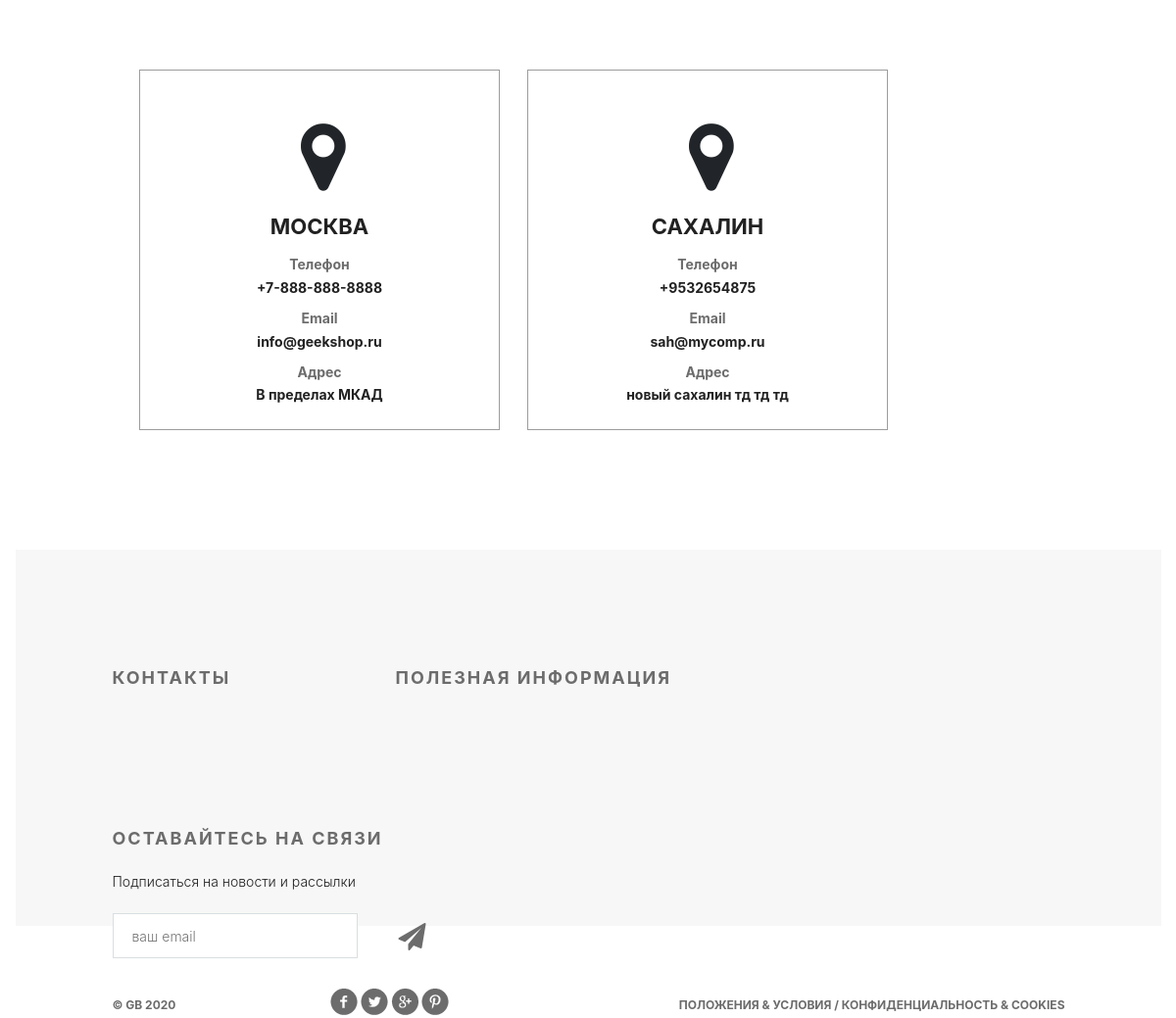
Page /contact/ on the earlier database version.
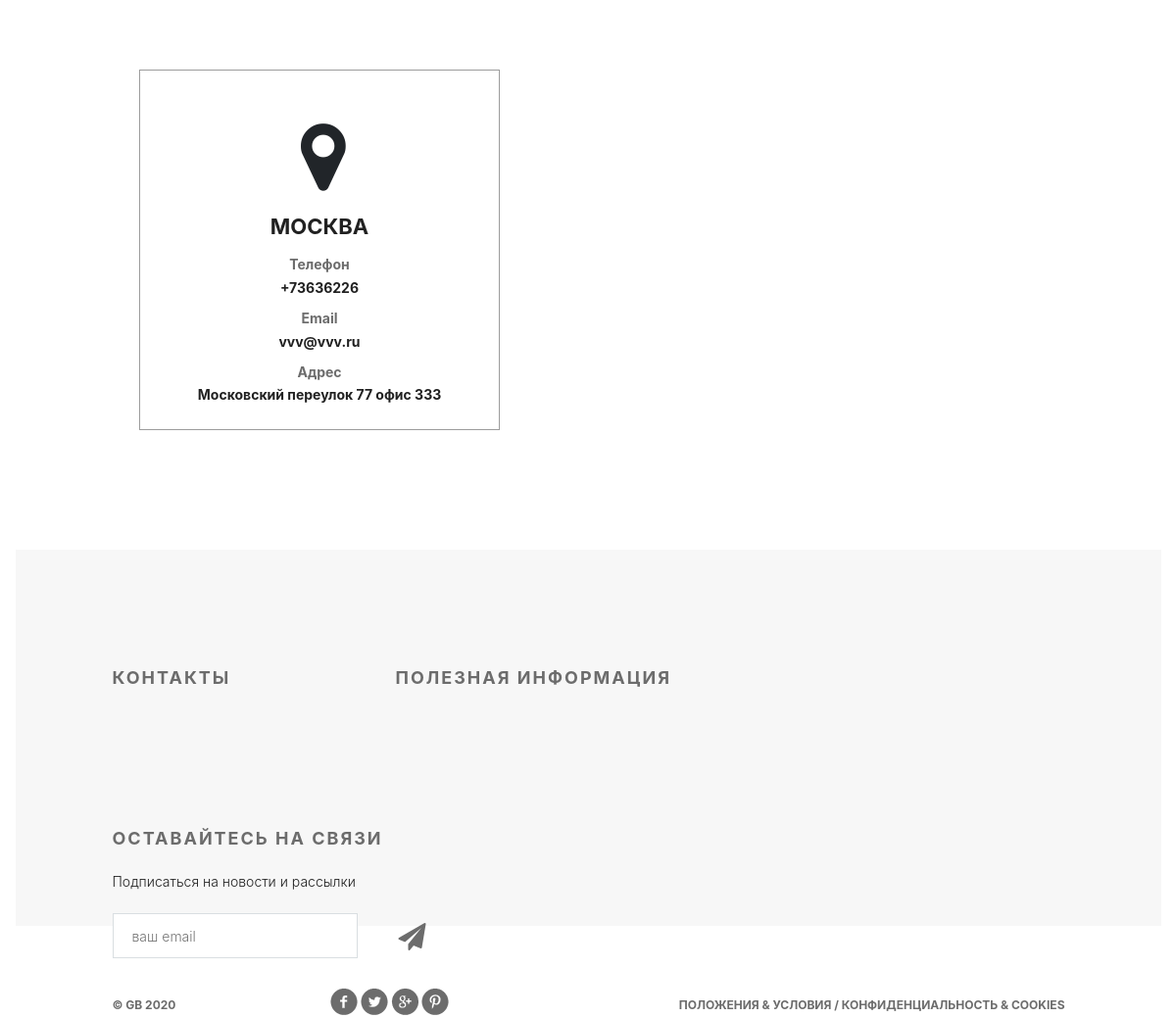
Same page on the later database version.
### mainapp/models.py (models this page shows, shortened)
class Contacts(models.Model):
    name = models.CharField(max_length=64, verbose_name="название", unique=True)
    city = models.CharField(max_length=64, verbose_name="город")
    email = models.CharField(max_length=64, verbose_name="email", unique=True)
    phone = models.CharField(max_length=64, verbose_name="телефон", unique=True)
    address = models.CharField(max_length=128, verbose_name="адрес", blank=True)
    class Meta:
        verbose_name = "контакты"
        verbose_name_plural = "контакты"

### mainapp/views.py (the view)
# urls.py: path('contact/', mainapp.contact, name='contact'),
def contact(request):
    title = 'контакты'
    contacts_list = Contacts.objects.all()[:3]
    content = {
        'title': title,
        'contacts': contacts_list,
    }
    return render(request, 'mainapp/contact.html', content)

### mainapp/context_processors.py (called while the page is built)
def basket(request):
    basket_items = []
    if request.user.is_authenticated:
        basket_items = Basket.objects.filter(user=request.user)
    return {
        'basket': basket_items
    }

### mainapp/templates/mainapp/contact.html
{% extends 'mainapp/base.html' %}
{% load static %}
{% block content %}
    <div class="location">
        {% for contact in contacts %}
            <div class="location-1">
                <i class="fa fa-map-marker fa-5x"></i>
                <h4>{{ contact.city }}</h4>
                <div class="contacts">
                    <h5>Телефон</h5>
                    <p>{{ contact.phone }}</p>
                </div>
                <div class="contacts">
                    <h5>Email</h5>
                    <p>{{ contact.email }}</p>
                </div>
                <div class="contacts">
                    <h5>Адрес</h5>
                    <p>{{ contact.address }}</p>
                </div>
            </div>
        {% endfor %}
    </div>
{% endblock %}

### mainapp/templates/mainapp/base.html (shortened to what this page needs)
{% load static %}
<!DOCTYPE html>
<html>
<head>
    {% block css %}
        <link rel="stylesheet" type="text/css" href="{% static '/css/style.css' %}">
        <link rel="stylesheet" type="text/css" href="{% static '/css/bootstrap.css' %}">
        <link rel="stylesheet" href="{% static '/fonts/font-awesome/css/font-awesome.css' %}">
    {% endblock %}
</head>
<body>
<div class="container">
    {% block content %}
    {% endblock %}
    <div class="clr"></div>
</div>
{% block footer %}
    <div class="footer">
        <div class="clearfix">
            <div class="text-footer">
                <h3>контакты</h3>
            </div>
            <div class="text-footer">
                <h3>полезная информация</h3>
            </div>
            <div class="text-footer clearfix">
                <h3>Оставайтесь на связи</h3>
                <p>Подписаться на новости и рассылки</p>
                <form>
                    <input type="email" name="email" placeholder="ваш email">
                    <a href="#"><i class="fa fa-paper-plane fa-2x" aria-hidden="true"></i></a>
                </form>
            </div>
        </div>
        <p class="small">&copy; GB {% now "Y" %}</p>
        <div class="social">
            <a href="#" class="social1"></a>
            <a href="#" class="social2"></a>
            <a href="#" class="social3"></a>
            <a href="#" class="social4"></a>
        </div>
        <p class="small">Положения &amp; Условия / Конфиденциальность &amp; Cookies</p>
    </div>
{% endblock %}
</body>
</html>

### static/css/style.css (style rules this page uses)
* { margin: 0; padding: 0; }
body { font-family: 'Montserrat', sans-serif; }
html, body { height: 100%; }
.clr { height: 384px; }
.container { width: 1366px; margin: 0 auto; min-height: 100%; }
.clearfix:after { content: ""; display: block; clear: both; }
.footer { height: 384px; width: 1169px; background-color: #f7f7f7; padding-left: 99px; padding-right: 98px; margin: -384px auto 0; clear: both; }
.footer form { position: relative; }
.footer form a i { display: block; width: 21px; height: 21px; position: absolute; z-index: 2; top: 10px; right: 50px; color: #6c6c6c; }
.text-footer { margin-top: 120px; width: 221px; float: left; margin-right: 68px; }
.text-footer:last-child { margin-right: 0; }
.text-footer h3 { text-transform: uppercase; color: #6c6c6c; font-size: 18px; font-weight: 700; text-align: left; margin-bottom: 22px; letter-spacing: 2px; }
.text-footer p { color: #212121; font-size: 14px; font-weight: 300; line-height: 24px; text-align: left; margin-bottom: 20px; }
.text-footer a { text-decoration: none; text-transform: uppercase; color: #212121; font-size: 14px; font-weight: 700; line-height: 26px; text-align: left; }
.text-footer:nth-child(2) { width: 422px; }
.text-footer:nth-child(3) { width: 363px; }
.text-footer input { border-width: 1px; border-color: #d9dee1; border-style: solid; background-color: #ffffff; width: 250px; height: 46px; outline: none; color: #6c6c6c; font-size: 14px; font-weight: 300; line-height: 22px; text-align: left; padding-left: 19px; padding-right: 70px; }
.footer .small { text-transform: uppercase; float: left; color: #6c6c6c; font-size: 12px; font-weight: 700; line-height: 26px; text-align: left; margin-top: 35px; }
.social { height: 28px; width: 121px; float: left; margin-left: 158px; margin-top: 30px; }
.social1 { background: url(/static/img/social-links.png); height: 28px; width: 28px; float: left; }
.social2 { background: url(/static/img/social-links.png); background-position: -34px 0px; height: 28px; width: 28px; float: left; margin-left: 3px; }
.social3 { background: url(/static/img/social-links.png); background-position: -67px 0px; height: 28px; width: 28px; float: left; margin-left: 3px; }
.social4 { background: url(/static/img/social-links.png); background-position: -101px 0px; height: 28px; width: 28px; float: left; margin-left: 3px; }
.footer .small:nth-child(4) { float: right; }
.location { padding: 0px 97px; }
.location-1 { height: 368px; width: 368px; border: 1px solid #9c9c9c; margin: 71px 28px 122px 0px; float: left; }
.location-1:last-child { margin: 71px 0px 122px 0px; }
.location i { display: block; margin: 48px auto 0px; width: 38px; }
.location h4 { margin: 23px auto 23px; text-transform: uppercase; text-align: center; color: #212121; font-size: 22px; font-weight: 700; line-height: 16px; }
.contacts { text-align: center; margin-bottom: 15px; line-height: 14px; color: #212121; font-size: 14px; font-weight: 700; }
.contacts h5 { color: #6c6c6c; font-size: 14px; font-weight: 700; }

Differences in the rows shown:
removed Contacts: city "САХАЛИН", phone "+9532654875", email "sah@mycomp.ru", address "новый сахалин тд тд тд"
changed Contacts "МОСКВА": phone "+7-888-888-8888" → "+73636226"; email "info@geekshop.ru" → "vvv@vvv.ru"; address "В пределах МКАД" → "Московский переулок 77 офис 333"
